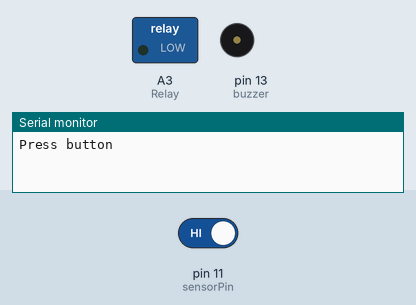
Recording of a sketch running on a simulated Arduino Uno, built with avr-gcc and run on an emulated ATmega328P. Shown: switched loads named in the sketch (green lamp = pin HIGH), buzzer (waves = sounding, pin HIGH), the last lines printed to the serial monitor. The inputs (shaded band) are chosen by the test bench; at power-on: pin 11 (sensorPin) HIGH.

Above: at 0.1 s.
At 6.1 s:
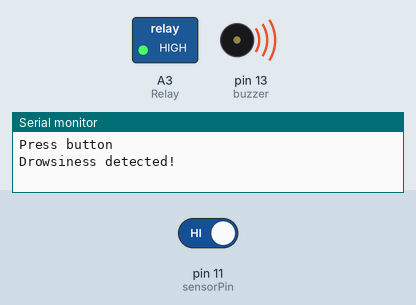
Timing chart, 0 to 7.6 s (numbered marks = the images above):
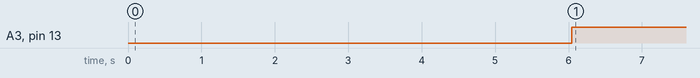

The sketch:

Eye.ino
```cpp
#define Relay A3
#define buzzer 13
static const int sensorPin = 11;  // sensor input pin
int SensorStatePrevious = LOW;    // previous state of the sensor

unsigned long minSensorDuration = 3000;  // Time we wait before the sensor activates for a long time
unsigned long minSensorDuration2 = 6000;
unsigned long SensorLongMillis;    // Time in ms when the sensor was active for a long time
bool SensorStateLongTime = false;  // True if it is a long active

const int intervalSensor = 50;       // Time between two readings of sensor state
unsigned long previousSensorMillis;  // Timestamp of the latest reading

unsigned long SensorOutDuration;  // Time the sensor is active in ms

unsigned long currentMillis;  // Variable to store the number of milliseconds since the Arduino has started

void setup() {
  Serial.begin(9600);  // Initialise the serial monitor

  pinMode(sensorPin, INPUT);  // set sensorPin as input
  Serial.println("Press button");
  pinMode(Relay, OUTPUT);
  pinMode(buzzer, OUTPUT);
}

// Function for reading the sensor state
void readSensorState() {

  if (currentMillis - previousSensorMillis > intervalSensor) {

    int SensorState = digitalRead(sensorPin);
    if (SensorState == LOW && SensorStatePrevious == HIGH && !SensorStateLongTime) {
      SensorLongMillis = currentMillis;
      SensorStatePrevious = LOW;
    }

    SensorOutDuration = currentMillis - SensorLongMillis;

    if (SensorState == LOW && !SensorStateLongTime && SensorOutDuration >= minSensorDuration) {
      SensorStateLongTime = true;
      digitalWrite(Relay, LOW);
    }
    if (SensorState == LOW && SensorStateLongTime && SensorOutDuration >= minSensorDuration2) {
      SensorStateLongTime = true;
      digitalWrite(buzzer, LOW);
      delay(1000);
    }

    if (SensorState == HIGH && SensorStatePrevious == LOW && SensorOutDuration >= minSensorDuration2) {
      SensorStatePrevious = HIGH;
      SensorStateLongTime = false;
      digitalWrite(Relay, HIGH);
      digitalWrite(buzzer, HIGH);
      Serial.println("Drowsiness detected!");
    }

    previousSensorMillis = currentMillis;
  }
}

void loop() {
  currentMillis = millis();  // store the current time
  readSensorState();         // read the sensor state
}
```

Measured:
- by itself, A3 (Relay), pin 13 (buzzer): LOW → HIGH at 6.0 s
